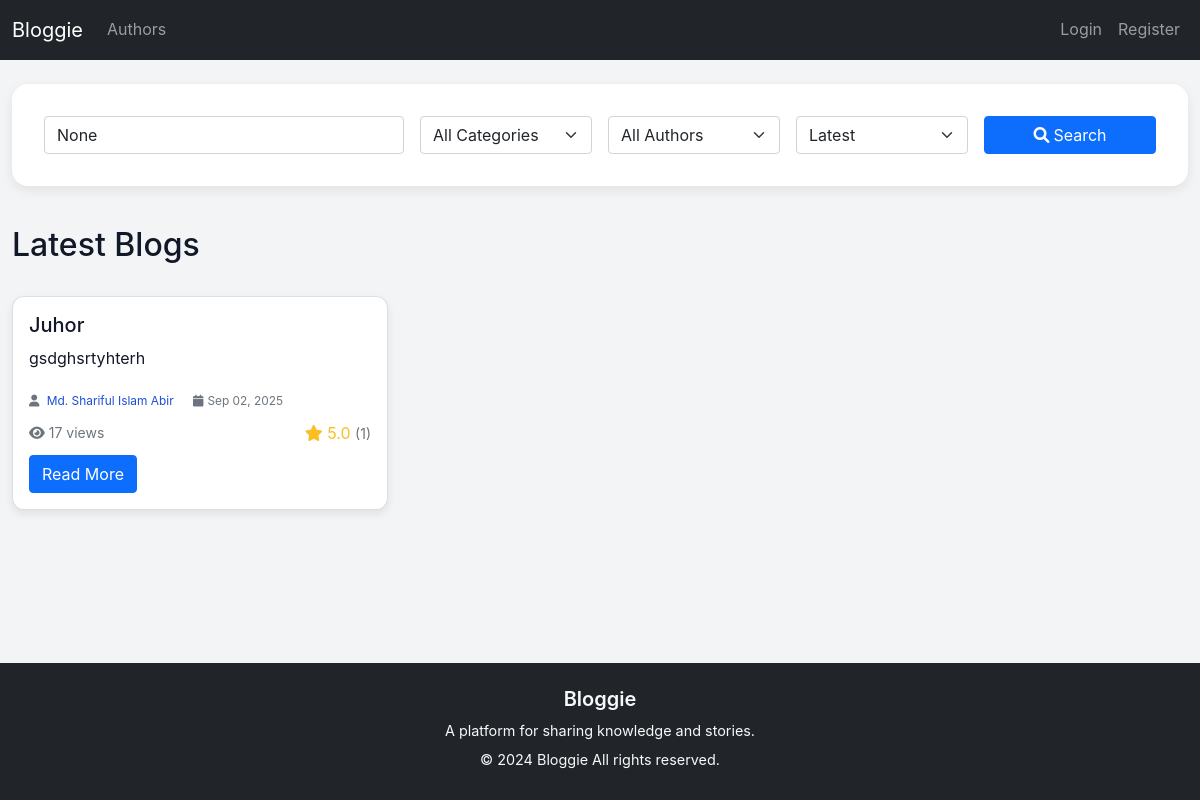
The page / on the database its author committed.
### blog/models.py (models this page shows, shortened)
class Blog(models.Model):
    STATUS_CHOICES = (
        ('published', 'Published'),
    )
    title = models.CharField(max_length=200)
    slug = models.SlugField(max_length=200, unique=True)
    author = models.ForeignKey(User, on_delete=models.CASCADE, related_name='blogs')
    body = models.TextField()
    category = models.ForeignKey(Category, on_delete=models.SET_NULL, null=True, blank=True)
    status = models.CharField(max_length=10, choices=STATUS_CHOICES, default='draft')
    featured_image = models.ImageField(upload_to='blog_images/', blank=True, null=True)
    created_at = models.DateTimeField(default=timezone.now)
    updated_at = models.DateTimeField(auto_now=True)
    views = models.PositiveIntegerField(default=0)
    class Meta:
        ordering = ['-created_at']
    def get_absolute_url(self):
        return reverse('blog:detail', kwargs={'slug': self.slug})
    def get_average_rating(self):
        ratings = self.ratings.all()
        if ratings:
            return sum([rating.score for rating in ratings]) / len(ratings)
        return 0
    def get_rating_count(self):
        return self.ratings.count()

class Rating(models.Model):
    blog = models.ForeignKey(Blog, on_delete=models.CASCADE, related_name='ratings')
    user = models.ForeignKey(User, on_delete=models.CASCADE)
    score = models.IntegerField(validators=[MinValueValidator(0), MaxValueValidator(6)])
    created_at = models.DateTimeField(default=timezone.now)
    class Meta:
        unique_together = ('blog', 'user')

### accounts/models.py (models this page shows, shortened)
class User(AbstractUser):
    USER_ROLES = (
        ('admin', 'Admin'),
        ('author', 'Author'),
        ('reader', 'Reader'),
    )
    role = models.CharField(max_length=10, choices=USER_ROLES, default='reader')
    bio = models.TextField(max_length=500, blank=True)
    profile_picture = models.ImageField(upload_to='profile_pics/', blank=True, null=True)
    website = models.URLField(blank=True)
    twitter = models.CharField(max_length=100, blank=True)
    linkedin = models.CharField(max_length=100, blank=True)
    github = models.CharField(max_length=100, blank=True)
    is_email_verified = models.BooleanField(default=False)
    email_verification_token = models.CharField(max_length=100, blank=True)
    created_at = models.DateTimeField(default=timezone.now)
    def get_full_name(self):
        return f"{self.first_name} {self.last_name}".strip() or self.username

### blog/views.py (the view)
# urls.py: path('', views.home_view, name='home'),
def home_view(request):
    blogs = Blog.objects.filter(status='published').select_related('author', 'category').order_by('-created_at')
    search_query = request.GET.get('search')
    if search_query:
        blogs = blogs.filter(
            Q(title__icontains=search_query) |
            Q(body__icontains=search_query) |
            Q(author__username__icontains=search_query)
        )
    category_id = request.GET.get('category')
    if category_id:
        blogs = blogs.filter(category_id=category_id)
    author_id = request.GET.get('author')
    if author_id:
        blogs = blogs.filter(author_id=author_id)
    sort_by = request.GET.get('sort')
    if sort_by == 'rating':
        blogs = blogs.annotate(avg_rating=Avg('ratings__score')).order_by('-avg_rating', '-created_at')
    elif sort_by == 'views':
        blogs = blogs.order_by('-views', '-created_at')
    paginator = Paginator(blogs, 6)
    page_number = request.GET.get('page')
    page_obj = paginator.get_page(page_number)
    categories = Category.objects.all()
    authors = User.objects.filter(role__in=['author', 'admin'], blogs__status='published').distinct()
    context = {
        'page_obj': page_obj,
        'categories': categories,
        'authors': authors,
        'search_query': search_query,
        'selected_category': category_id,
        'selected_author': author_id,
        'sort_by': sort_by,
    }
    return render(request, 'blog/home.html', context)

### templates/blog/home.html (shortened to what this page needs)
{% extends 'base.html' %}
{% block content %}
<div class="search-form">
    <form method="GET" class="row g-3">
        <div class="col-md-4">
            <input type="text" class="form-control" name="search" placeholder="Search blogs..."
                   value="{{ search_query }}">
        </div>
        <div class="col-md-2">
            <select name="category" class="form-select">
                <option value="">All Categories</option>
            </select>
        </div>
        <div class="col-md-2">
            <select name="author" class="form-select">
                <option value="">All Authors</option>
            </select>
        </div>
        <div class="col-md-2">
            <select name="sort" class="form-select">
                <option value="">Latest</option>
            </select>
        </div>
        <div class="col-md-2">
            <button type="submit" class="btn btn-primary w-100">
                <i class="fas fa-search me-1"></i>Search
            </button>
        </div>
    </form>
</div>
<div class="d-flex justify-content-between align-items-center mb-4">
    <h2>Latest Blogs</h2>
</div>
{% if page_obj %}
    <div class="row">
        {% for blog in page_obj %}
            <div class="col-md-4 mb-4">
                <div class="card blog-card h-100">
                    <div class="card-body d-flex flex-column">
                        <h5 class="card-title">{{ blog.title }}</h5>
                        <p class="card-text">{{ blog.body|truncatewords:20 }}</p>
                        <div class="blog-meta mb-2">
                            <small class="text-muted">
                                <i class="fas fa-user me-1"></i>
                                <a href="{% url 'accounts:author_detail' blog.author.username %}" class="text-decoration-none">
                                    {{ blog.author.get_full_name }}
                                </a>
                                <i class="fas fa-calendar ms-3 me-1"></i>{{ blog.created_at|date:"M d, Y" }}
                            </small>
                        </div>
                        <div class="d-flex justify-content-between align-items-center mb-2">
                            <small class="text-muted">
                                <i class="fas fa-eye me-1"></i>{{ blog.views }} views
                            </small>
                            {% if blog.get_rating_count > 0 %}
                                <span class="rating-stars">
                                    <i class="fas fa-star"></i> {{ blog.get_average_rating|floatformat:1 }}
                                    <small class="text-muted">({{ blog.get_rating_count }})</small>
                                </span>
                            {% endif %}
                        </div>
                        <div class="mt-auto">
                            <a href="{{ blog.get_absolute_url }}" class="btn btn-primary">Read More</a>
                        </div>
                    </div>
                </div>
            </div>
        {% endfor %}
    </div>
{% endif %}
{% endblock %}

### static/css/style.css (style rules this page uses)
:root { --primary-color: #1d4ed8; --secondary-color: #6b7280; --success-color: #16a34a; --danger-color: #dc2626; --warning-color: #f59e0b; --info-color: #0ea5e9; --light-color: #f3f4f6; --dark-color: #111827; --card-shadow: rgba(0, 0, 0, 0.08); }
body { font-family: "Inter", "Segoe UI", Tahoma, Geneva, Verdana, sans-serif; line-height: 1.7; background-color: var(--light-color); color: var(--dark-color); margin: 0; }
a { text-decoration: none; color: var(--primary-color); transition: color 0.2s; }
.blog-card { background: #fff; border-radius: 0.75rem; box-shadow: 0 4px 8px var(--card-shadow); overflow: hidden; transition: transform 0.3s ease, box-shadow 0.3s ease; }
.blog-meta { font-size: 0.85rem; color: var(--secondary-color); }
.rating-stars { color: #fbbf24; }
.search-form { background: #fff; padding: 2rem; border-radius: 1rem; box-shadow: 0 4px 12px var(--card-shadow); margin-bottom: 2.5rem; }

### templates/base.html (style rules this page uses)
html, body { height: 100%; }
body { display: flex; flex-direction: column; }

### rows shown on the page
Blog: title "Juhor", body "gsdghsrtyhterh", author.get_full_name "Md. Shariful Islam Abir", created_at "Sep 02, 2025", views "17", get_average_rating "5.0", get_rating_count "1"
